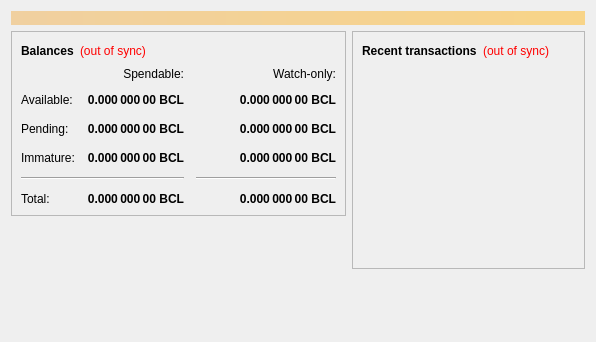
<?xml version="1.0" encoding="UTF-8"?>
<ui version="4.0">
 <class>OverviewPage</class>
 <widget class="QWidget" name="OverviewPage">
  <property name="geometry">
   <rect>
    <x>0</x>
    <y>0</y>
    <width>596</width>
    <height>342</height>
   </rect>
  </property>
  <property name="windowTitle">
   <string>Form</string>
  </property>
  <layout class="QVBoxLayout" name="topLayout">
   <item>
    <widget class="QLabel" name="labelAlerts">
     <property name="visible">
      <bool>false</bool>
     </property>
     <property name="styleSheet">
      <string notr="true">background-color: qlineargradient(x1: 0, y1: 0, x2: 1, y2: 0, stop:0 #F0D0A0, stop:1 #F8D488); color:#000000;</string>
     </property>
     <property name="wordWrap">
      <bool>true</bool>
     </property>
     <property name="margin">
      <number>3</number>
     </property>
    </widget>
   </item>
   <item>
    <layout class="QHBoxLayout" name="horizontalLayout" stretch="1,1">
     <item>
      <layout class="QVBoxLayout" name="verticalLayout_2">
       <item>
        <widget class="QFrame" name="frame">
         <property name="frameShape">
          <enum>QFrame::StyledPanel</enum>
         </property>
         <property name="frameShadow">
          <enum>QFrame::Raised</enum>
         </property>
         <layout class="QVBoxLayout" name="verticalLayout_4">
          <item>
           <layout class="QHBoxLayout" name="horizontalLayout_4">
            <item>
             <widget class="QLabel" name="label_5">
              <property name="font">
               <font>
                <weight>75</weight>
                <bold>true</bold>
               </font>
              </property>
              <property name="text">
               <string>Balances</string>
              </property>
             </widget>
            </item>
            <item>
             <widget class="QLabel" name="labelWalletStatus">
              <property name="cursor">
               <cursorShape>WhatsThisCursor</cursorShape>
              </property>
              <property name="toolTip">
               <string>The displayed information may be out of date. Your wallet automatically synchronizes with the BitcoinLite network after a connection is established, but this process has not completed yet.</string>
              </property>
              <property name="styleSheet">
               <string notr="true">QLabel { color: red; }</string>
              </property>
              <property name="text">
               <string notr="true">(out of sync)</string>
              </property>
              <property name="alignment">
               <set>Qt::AlignLeading|Qt::AlignLeft|Qt::AlignVCenter</set>
              </property>
             </widget>
            </item>
            <item>
             <spacer name="horizontalSpacer_3">
              <property name="orientation">
               <enum>Qt::Horizontal</enum>
              </property>
              <property name="sizeHint" stdset="0">
               <size>
                <width>40</width>
                <height>20</height>
               </size>
              </property>
             </spacer>
            </item>
           </layout>
          </item>
          <item>
           <layout class="QGridLayout" name="gridLayout">
            <property name="spacing">
             <number>12</number>
            </property>
            <item row="2" column="2">
             <widget class="QLabel" name="labelWatchPending">
              <property name="font">
               <font>
                <weight>75</weight>
                <bold>true</bold>
               </font>
              </property>
              <property name="cursor">
               <cursorShape>IBeamCursor</cursorShape>
              </property>
              <property name="toolTip">
               <string>Unconfirmed transactions to watch-only addresses</string>
              </property>
              <property name="text">
               <string notr="true">0.000 000 00 BCL</string>
              </property>
              <property name="alignment">
               <set>Qt::AlignRight|Qt::AlignTrailing|Qt::AlignVCenter</set>
              </property>
              <property name="textInteractionFlags">
               <set>Qt::LinksAccessibleByMouse|Qt::TextSelectableByKeyboard|Qt::TextSelectableByMouse</set>
              </property>
             </widget>
            </item>
            <item row="2" column="1">
             <widget class="QLabel" name="labelUnconfirmed">
              <property name="font">
               <font>
                <weight>75</weight>
                <bold>true</bold>
               </font>
              </property>
              <property name="cursor">
               <cursorShape>IBeamCursor</cursorShape>
              </property>
              <property name="toolTip">
               <string>Total of transactions that have yet to be confirmed, and do not yet count toward the spendable balance</string>
              </property>
              <property name="text">
               <string notr="true">0.000 000 00 BCL</string>
              </property>
              <property name="alignment">
               <set>Qt::AlignRight|Qt::AlignTrailing|Qt::AlignVCenter</set>
              </property>
              <property name="textInteractionFlags">
               <set>Qt::LinksAccessibleByMouse|Qt::TextSelectableByKeyboard|Qt::TextSelectableByMouse</set>
              </property>
             </widget>
            </item>
            <item row="3" column="2">
             <widget class="QLabel" name="labelWatchImmature">
              <property name="font">
               <font>
                <weight>75</weight>
                <bold>true</bold>
               </font>
              </property>
              <property name="cursor">
               <cursorShape>IBeamCursor</cursorShape>
              </property>
              <property name="toolTip">
               <string>Mined balance in watch-only addresses that has not yet matured</string>
              </property>
              <property name="text">
               <string notr="true">0.000 000 00 BCL</string>
              </property>
              <property name="alignment">
               <set>Qt::AlignRight|Qt::AlignTrailing|Qt::AlignVCenter</set>
              </property>
              <property name="textInteractionFlags">
               <set>Qt::LinksAccessibleByMouse|Qt::TextSelectableByKeyboard|Qt::TextSelectableByMouse</set>
              </property>
             </widget>
            </item>
            <item row="4" column="0" colspan="2">
             <widget class="Line" name="line">
              <property name="orientation">
               <enum>Qt::Horizontal</enum>
              </property>
             </widget>
            </item>
            <item row="4" column="2">
             <widget class="Line" name="lineWatchBalance">
              <property name="sizePolicy">
               <sizepolicy hsizetype="Preferred" vsizetype="Fixed">
                <horstretch>0</horstretch>
                <verstretch>0</verstretch>
               </sizepolicy>
              </property>
              <property name="minimumSize">
               <size>
                <width>140</width>
                <height>0</height>
               </size>
              </property>
              <property name="orientation">
               <enum>Qt::Horizontal</enum>
              </property>
             </widget>
            </item>
            <item row="5" column="0">
             <widget class="QLabel" name="labelTotalText">
              <property name="text">
               <string>Total:</string>
              </property>
             </widget>
            </item>
            <item row="3" column="1">
             <widget class="QLabel" name="labelImmature">
              <property name="font">
               <font>
                <weight>75</weight>
                <bold>true</bold>
               </font>
              </property>
              <property name="cursor">
               <cursorShape>IBeamCursor</cursorShape>
              </property>
              <property name="toolTip">
               <string>Mined balance that has not yet matured</string>
              </property>
              <property name="text">
               <string notr="true">0.000 000 00 BCL</string>
              </property>
              <property name="alignment">
               <set>Qt::AlignRight|Qt::AlignTrailing|Qt::AlignVCenter</set>
              </property>
              <property name="textInteractionFlags">
               <set>Qt::LinksAccessibleByMouse|Qt::TextSelectableByKeyboard|Qt::TextSelectableByMouse</set>
              </property>
             </widget>
            </item>
            <item row="2" column="3">
             <spacer name="horizontalSpacer_2">
              <property name="orientation">
               <enum>Qt::Horizontal</enum>
              </property>
              <property name="sizeHint" stdset="0">
               <size>
                <width>40</width>
                <height>20</height>
               </size>
              </property>
             </spacer>
            </item>
            <item row="3" column="0">
             <widget class="QLabel" name="labelImmatureText">
              <property name="text">
               <string>Immature:</string>
              </property>
             </widget>
            </item>
            <item row="5" column="1">
             <widget class="QLabel" name="labelTotal">
              <property name="font">
               <font>
                <weight>75</weight>
                <bold>true</bold>
               </font>
              </property>
              <property name="cursor">
               <cursorShape>IBeamCursor</cursorShape>
              </property>
              <property name="toolTip">
               <string>Your current total balance</string>
              </property>
              <property name="text">
               <string notr="true">0.000 000 00 BCL</string>
              </property>
              <property name="alignment">
               <set>Qt::AlignRight|Qt::AlignTrailing|Qt::AlignVCenter</set>
              </property>
              <property name="textInteractionFlags">
               <set>Qt::LinksAccessibleByMouse|Qt::TextSelectableByKeyboard|Qt::TextSelectableByMouse</set>
              </property>
             </widget>
            </item>
            <item row="5" column="2">
             <widget class="QLabel" name="labelWatchTotal">
              <property name="font">
               <font>
                <weight>75</weight>
                <bold>true</bold>
               </font>
              </property>
              <property name="cursor">
               <cursorShape>IBeamCursor</cursorShape>
              </property>
              <property name="toolTip">
               <string>Current total balance in watch-only addresses</string>
              </property>
              <property name="text">
               <string notr="true">0.000 000 00 BCL</string>
              </property>
              <property name="alignment">
               <set>Qt::AlignRight|Qt::AlignTrailing|Qt::AlignVCenter</set>
              </property>
              <property name="textInteractionFlags">
               <set>Qt::LinksAccessibleByMouse|Qt::TextSelectableByKeyboard|Qt::TextSelectableByMouse</set>
              </property>
             </widget>
            </item>
            <item row="0" column="2">
             <widget class="QLabel" name="labelWatchonly">
              <property name="text">
               <string>Watch-only:</string>
              </property>
              <property name="alignment">
               <set>Qt::AlignRight|Qt::AlignTrailing|Qt::AlignVCenter</set>
              </property>
             </widget>
            </item>
            <item row="1" column="0">
             <widget class="QLabel" name="labelBalanceText">
              <property name="text">
               <string>Available:</string>
              </property>
             </widget>
            </item>
            <item row="1" column="1">
             <widget class="QLabel" name="labelBalance">
              <property name="font">
               <font>
                <weight>75</weight>
                <bold>true</bold>
               </font>
              </property>
              <property name="cursor">
               <cursorShape>IBeamCursor</cursorShape>
              </property>
              <property name="toolTip">
               <string>Your current spendable balance</string>
              </property>
              <property name="text">
               <string notr="true">0.000 000 00 BCL</string>
              </property>
              <property name="alignment">
               <set>Qt::AlignRight|Qt::AlignTrailing|Qt::AlignVCenter</set>
              </property>
              <property name="textInteractionFlags">
               <set>Qt::LinksAccessibleByMouse|Qt::TextSelectableByKeyboard|Qt::TextSelectableByMouse</set>
              </property>
             </widget>
            </item>
            <item row="1" column="2">
             <widget class="QLabel" name="labelWatchAvailable">
              <property name="font">
               <font>
                <weight>75</weight>
                <bold>true</bold>
               </font>
              </property>
              <property name="cursor">
               <cursorShape>IBeamCursor</cursorShape>
              </property>
              <property name="toolTip">
               <string>Your current balance in watch-only addresses</string>
              </property>
              <property name="text">
               <string notr="true">0.000 000 00 BCL</string>
              </property>
              <property name="alignment">
               <set>Qt::AlignRight|Qt::AlignTrailing|Qt::AlignVCenter</set>
              </property>
              <property name="textInteractionFlags">
               <set>Qt::LinksAccessibleByMouse|Qt::TextSelectableByKeyboard|Qt::TextSelectableByMouse</set>
              </property>
             </widget>
            </item>
            <item row="2" column="0">
             <widget class="QLabel" name="labelPendingText">
              <property name="text">
               <string>Pending:</string>
              </property>
             </widget>
            </item>
            <item row="0" column="1">
             <widget class="QLabel" name="labelSpendable">
              <property name="text">
               <string>Spendable:</string>
              </property>
              <property name="alignment">
               <set>Qt::AlignRight|Qt::AlignTrailing|Qt::AlignVCenter</set>
              </property>
             </widget>
            </item>
           </layout>
          </item>
         </layout>
        </widget>
       </item>
       <item>
        <spacer name="verticalSpacer">
         <property name="orientation">
          <enum>Qt::Vertical</enum>
         </property>
         <property name="sizeHint" stdset="0">
          <size>
           <width>20</width>
           <height>40</height>
          </size>
         </property>
        </spacer>
       </item>
      </layout>
     </item>
     <item>
      <layout class="QVBoxLayout" name="verticalLayout_3">
       <item>
        <widget class="QFrame" name="frame_2">
         <property name="frameShape">
          <enum>QFrame::StyledPanel</enum>
         </property>
         <property name="frameShadow">
          <enum>QFrame::Raised</enum>
         </property>
         <layout class="QVBoxLayout" name="verticalLayout">
          <item>
           <layout class="QHBoxLayout" name="horizontalLayout_2">
            <item>
             <widget class="QLabel" name="label_4">
              <property name="font">
               <font>
                <weight>75</weight>
                <bold>true</bold>
               </font>
              </property>
              <property name="text">
               <string>Recent transactions</string>
              </property>
             </widget>
            </item>
            <item>
             <widget class="QLabel" name="labelTransactionsStatus">
              <property name="cursor">
               <cursorShape>WhatsThisCursor</cursorShape>
              </property>
              <property name="toolTip">
               <string>The displayed information may be out of date. Your wallet automatically synchronizes with the BitcoinLite network after a connection is established, but this process has not completed yet.</string>
              </property>
              <property name="styleSheet">
               <string notr="true">QLabel { color: red; }</string>
              </property>
              <property name="text">
               <string notr="true">(out of sync)</string>
              </property>
              <property name="alignment">
               <set>Qt::AlignRight|Qt::AlignTrailing|Qt::AlignVCenter</set>
              </property>
             </widget>
            </item>
            <item>
             <spacer name="horizontalSpacer">
              <property name="orientation">
               <enum>Qt::Horizontal</enum>
              </property>
              <property name="sizeHint" stdset="0">
               <size>
                <width>40</width>
                <height>20</height>
               </size>
              </property>
             </spacer>
            </item>
           </layout>
          </item>
          <item>
           <widget class="QListView" name="listTransactions">
            <property name="styleSheet">
             <string notr="true">QListView { background: transparent; }</string>
            </property>
            <property name="frameShape">
             <enum>QFrame::NoFrame</enum>
            </property>
            <property name="verticalScrollBarPolicy">
             <enum>Qt::ScrollBarAlwaysOff</enum>
            </property>
            <property name="horizontalScrollBarPolicy">
             <enum>Qt::ScrollBarAlwaysOff</enum>
            </property>
            <property name="selectionMode">
             <enum>QAbstractItemView::NoSelection</enum>
            </property>
           </widget>
          </item>
         </layout>
        </widget>
       </item>
       <item>
        <spacer name="verticalSpacer_2">
         <property name="orientation">
          <enum>Qt::Vertical</enum>
         </property>
         <property name="sizeHint" stdset="0">
          <size>
           <width>20</width>
           <height>40</height>
          </size>
         </property>
        </spacer>
       </item>
      </layout>
     </item>
    </layout>
   </item>
  </layout>
 </widget>
 <resources/>
 <connections/>
</ui>
